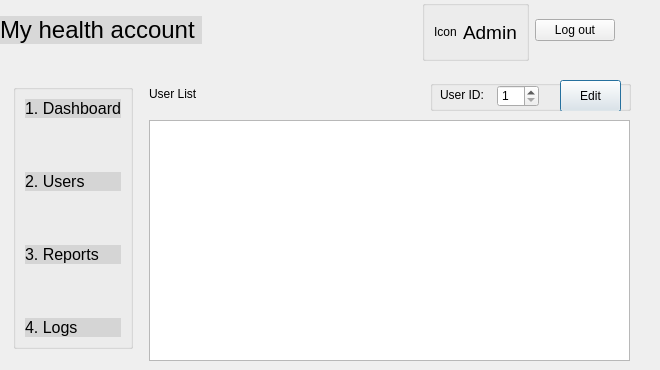
<?xml version="1.0" encoding="UTF-8"?>
<ui version="4.0">
 <class>AdminUsers</class>
 <widget class="QDialog" name="AdminUsers">
  <property name="geometry">
   <rect>
    <x>0</x>
    <y>0</y>
    <width>660</width>
    <height>370</height>
   </rect>
  </property>
  <property name="windowTitle">
   <string>Dialog</string>
  </property>
  <widget class="QGroupBox" name="groupBox">
   <property name="geometry">
    <rect>
     <x>430</x>
     <y>80</y>
     <width>201</width>
     <height>31</height>
    </rect>
   </property>
   <property name="title">
    <string/>
   </property>
   <widget class="QLabel" name="label">
    <property name="geometry">
     <rect>
      <x>10</x>
      <y>7</y>
      <width>58</width>
      <height>16</height>
     </rect>
    </property>
    <property name="text">
     <string>User ID:</string>
    </property>
   </widget>
   <widget class="QSpinBox" name="spinBoxUserID">
    <property name="geometry">
     <rect>
      <x>67</x>
      <y>5</y>
      <width>42</width>
      <height>22</height>
     </rect>
    </property>
    <property name="minimum">
     <number>1</number>
    </property>
   </widget>
   <widget class="QPushButton" name="pushButtonEdit">
    <property name="geometry">
     <rect>
      <x>130</x>
      <y>0</y>
      <width>61</width>
      <height>32</height>
     </rect>
    </property>
    <property name="text">
     <string>Edit</string>
    </property>
   </widget>
  </widget>
  <widget class="QWidget" name="layoutWidget">
   <property name="geometry">
    <rect>
     <x>0</x>
     <y>0</y>
     <width>615</width>
     <height>61</height>
    </rect>
   </property>
   <layout class="QHBoxLayout" name="horizontalLayout_3">
    <item>
     <widget class="QPushButton" name="pushButtonMyHealthAccount">
      <property name="styleSheet">
       <string notr="true">QPushButton {
	background-color: rgb(0, 0, 0,0.1); 
	border: none; 
	color: rgb(0, 0, 0); 
	font: 24px;
	text-align: left;
} 

</string>
      </property>
      <property name="text">
       <string>My health account </string>
      </property>
     </widget>
    </item>
    <item>
     <spacer name="horizontalSpacer">
      <property name="orientation">
       <enum>Qt::Horizontal</enum>
      </property>
      <property name="sizeHint" stdset="0">
       <size>
        <width>188</width>
        <height>20</height>
       </size>
      </property>
     </spacer>
    </item>
    <item>
     <widget class="QGroupBox" name="groupBox_6">
      <property name="title">
       <string/>
      </property>
      <layout class="QHBoxLayout" name="horizontalLayout_2">
       <item>
        <layout class="QHBoxLayout" name="horizontalLayout">
         <item>
          <widget class="QLabel" name="labelAdmin">
           <property name="text">
            <string>Icon</string>
           </property>
          </widget>
         </item>
         <item>
          <widget class="QLabel" name="label_17">
           <property name="font">
            <font>
             <family>.AppleSystemUIFont</family>
             <pointsize>14</pointsize>
             <italic>false</italic>
             <bold>false</bold>
            </font>
           </property>
           <property name="styleSheet">
            <string notr="true">font: 14pt &quot;.AppleSystemUIFont&quot;;</string>
           </property>
           <property name="text">
            <string>Admin</string>
           </property>
          </widget>
         </item>
        </layout>
       </item>
      </layout>
     </widget>
    </item>
    <item>
     <widget class="QPushButton" name="pushButtonLogout">
      <property name="text">
       <string>Log out</string>
      </property>
     </widget>
    </item>
   </layout>
  </widget>
  <widget class="QGroupBox" name="groupBox_2">
   <property name="geometry">
    <rect>
     <x>13</x>
     <y>84</y>
     <width>120</width>
     <height>265</height>
    </rect>
   </property>
   <property name="title">
    <string/>
   </property>
   <layout class="QVBoxLayout" name="verticalLayout">
    <item>
     <widget class="QPushButton" name="pushButtonDashboard">
      <property name="styleSheet">
       <string notr="true">QPushButton {
	background-color: rgb(0, 0, 0,0.1); 
	border: none; 
	color: rgb(0, 0, 0); 
	font: 16px;
	text-align: left;
} 

QPushButton:hover { 
	background-color: rgb(0, 0, 0, 0.1); 
	border: none; 
	color: rgb(0, 43, 255); 
}
</string>
      </property>
      <property name="text">
       <string>1. Dashboard</string>
      </property>
     </widget>
    </item>
    <item>
     <spacer name="verticalSpacer_4">
      <property name="orientation">
       <enum>Qt::Vertical</enum>
      </property>
      <property name="sizeHint" stdset="0">
       <size>
        <width>17</width>
        <height>25</height>
       </size>
      </property>
     </spacer>
    </item>
    <item>
     <widget class="QPushButton" name="pushButtonUsers">
      <property name="styleSheet">
       <string notr="true">QPushButton {
	background-color: rgb(0, 0, 0,0.1); 
	border: none; 
	color: rgb(0, 0, 0); 
	font: 16px;
	text-align: left;
} 

QPushButton:hover { 
	background-color: rgb(0, 0, 0, 0.1); 
	border: none; 
	color: rgb(0, 43, 255); 
}
</string>
      </property>
      <property name="text">
       <string>2. Users</string>
      </property>
     </widget>
    </item>
    <item>
     <spacer name="verticalSpacer_5">
      <property name="orientation">
       <enum>Qt::Vertical</enum>
      </property>
      <property name="sizeHint" stdset="0">
       <size>
        <width>17</width>
        <height>24</height>
       </size>
      </property>
     </spacer>
    </item>
    <item>
     <widget class="QPushButton" name="pushButtonReports">
      <property name="styleSheet">
       <string notr="true">QPushButton {
	background-color: rgb(0, 0, 0,0.1); 
	border: none; 
	color: rgb(0, 0, 0); 
	font: 16px;
	text-align: left;
} 

QPushButton:hover { 
	background-color: rgb(0, 0, 0, 0.1); 
	border: none; 
	color: rgb(0, 43, 255); 
}
</string>
      </property>
      <property name="text">
       <string>3. Reports</string>
      </property>
     </widget>
    </item>
    <item>
     <spacer name="verticalSpacer_6">
      <property name="orientation">
       <enum>Qt::Vertical</enum>
      </property>
      <property name="sizeHint" stdset="0">
       <size>
        <width>17</width>
        <height>25</height>
       </size>
      </property>
     </spacer>
    </item>
    <item>
     <widget class="QPushButton" name="pushButtonLogs">
      <property name="styleSheet">
       <string notr="true">QPushButton {
	background-color: rgb(0, 0, 0,0.1); 
	border: none; 
	color: rgb(0, 0, 0); 
	font: 16px;
	text-align: left;
} 

QPushButton:hover { 
	background-color: rgb(0, 0, 0, 0.1); 
	border: none; 
	color: rgb(0, 43, 255); 
}
</string>
      </property>
      <property name="text">
       <string>4. Logs</string>
      </property>
     </widget>
    </item>
   </layout>
  </widget>
  <widget class="QTableView" name="tableView">
   <property name="geometry">
    <rect>
     <x>149</x>
     <y>120</y>
     <width>481</width>
     <height>241</height>
    </rect>
   </property>
  </widget>
  <widget class="QLabel" name="labelUserList_2">
   <property name="geometry">
    <rect>
     <x>149</x>
     <y>84</y>
     <width>62</width>
     <height>19</height>
    </rect>
   </property>
   <property name="styleSheet">
    <string notr="true">font: 16pt &quot;.AppleSystemUIFont&quot;;</string>
   </property>
   <property name="text">
    <string>User List</string>
   </property>
  </widget>
 </widget>
 <resources/>
 <connections/>
</ui>
